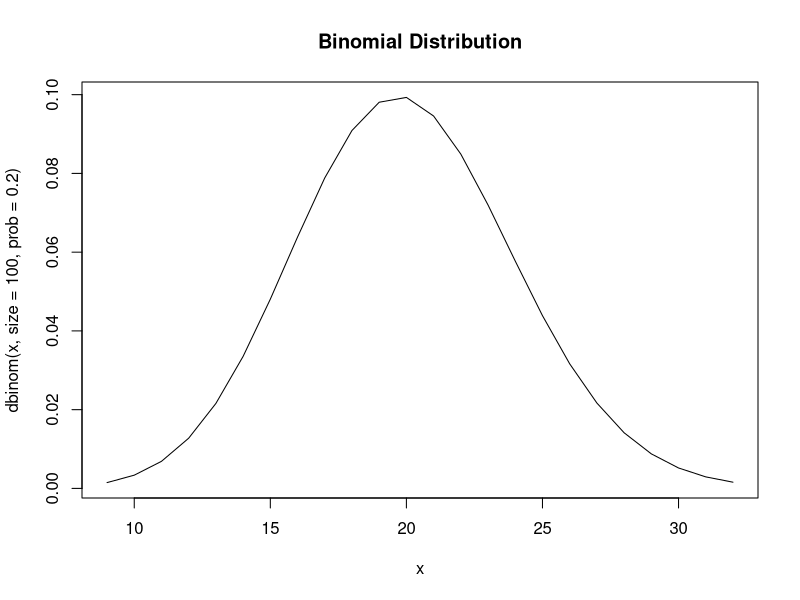

Generate this figure with R:
#size & prob are parameters that have to be defined
#size corresponds to number of trials and prob to probability of success
x<-rbinom(1000,size=100,prob=0.2)
x<-sort(x)
plot(x,dbinom(x,size = 100,prob = 0.2),main="Binomial Distribution",type='l')